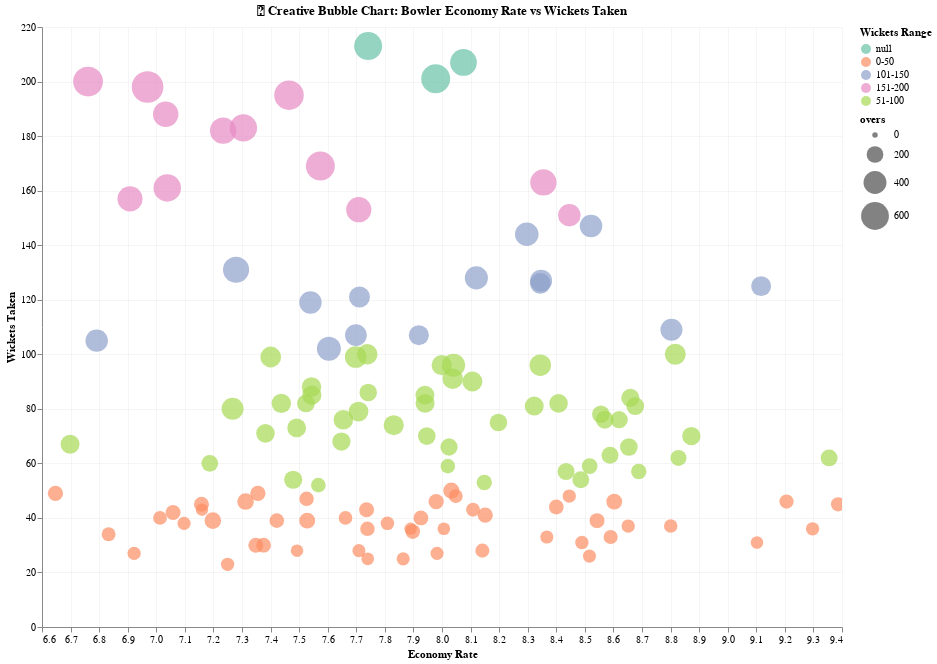

Source (notebook cell):
### Code cell
bowler_stats = deliveries.groupby('bowler').agg(
    runs_conceded=('total_runs', 'sum'),
    balls_bowled=('ball', 'count'),
    wickets=('player_dismissed', 'count')
).reset_index()

bowler_stats['overs'] = bowler_stats['balls_bowled'] / 6
bowler_stats['economy'] = bowler_stats['runs_conceded'] / bowler_stats['overs']

# Filter serious bowlers
bowler_stats = bowler_stats[bowler_stats['overs'] >= 100]

# Create Wickets Groups
bowler_stats['wickets_group'] = pd.cut(bowler_stats['wickets'], 
                                       bins=[0, 50, 100, 150, 200],
                                       labels=['0-50', '51-100', '101-150', '151-200'])

# Bubble Chart
bubble_chart = alt.Chart(bowler_stats).mark_circle(opacity=0.7).encode(
    x=alt.X('economy:Q', title='Economy Rate', scale=alt.Scale(zero=False)),
    y=alt.Y('wickets:Q', title='Wickets Taken'),
    size=alt.Size('overs:Q', scale=alt.Scale(range=[30, 1000])), # Bigger bubbles
    color=alt.Color('wickets_group:N', 
                    scale=alt.Scale(scheme='set2'), 
                    title='Wickets Range'),
    tooltip=[
        alt.Tooltip('bowler:N', title='Bowler'),
        alt.Tooltip('wickets:Q', title='Total Wickets'),
        alt.Tooltip('economy:Q', title='Economy'),
        alt.Tooltip('overs:Q', title='Overs Bowled')
    ]
).properties(
    title="🎯 Creative Bubble Chart: Bowler Economy Rate vs Wickets Taken",
    width=800,
    height=600
).configure_axis(
    grid=True,
    gridOpacity=0.3
).configure_view(
    stroke=None
).interactive()

bubble_chart

### Figure 1 — Vega-Lite specification as saved in the notebook (floating-point values rounded to 4 significant figures)
{"config": {"view": {"continuousWidth": 300, "continuousHeight": 300, "stroke": null}, "axis": {"grid": true, "gridOpacity": 0.3}}, "data": {"name": "data-4d5dbec84c1e721c7e2aac9f0c308ed9"}, "mark": {"type": "circle", "opacity": 0.7}, "encoding": {"color": {"field": "wickets_group", "scale": {"scheme": "set2"}, "title": "Wickets Range", "type": "nominal"}, "size": {"field": "overs", "scale": {"range": [30, 1000]}, "type": "quantitative"}, "tooltip": [{"field": "bowler", "title": "Bowler", "type": "nominal"}, {"field": "wickets", "title": "Total Wickets", "type": "quantitative"}, {"field": "economy", "title": "Economy", "type": "quantitative"}, {"field": "overs", "title": "Overs Bowled", "type": "quantitative"}], "x": {"field": "economy", "scale": {"zero": false}, "title": "Economy Rate", "type": "quantitative"}, "y": {"field": "wickets", "title": "Wickets Taken", "type": "quantitative"}}, "height": 600, "params": [{"name": "param_3", "select": {"type": "interval", "encodings": ["x", "y"]}, "bind": "scales"}], "title": "🎯 Creative Bubble Chart: Bowler Economy Rate vs Wickets Taken", "width": 800, "$schema": "https://vega.github.io/schema/vega-lite/v5.8.0.json", "datasets": {"data-4d5dbec84c1e721c7e2aac9f0c308ed9": [{"bowler": "A Kumble", "runs_conceded": 1089, "balls_bowled": 983, "wickets": 49, "overs": 163.8, "economy": 6.647, "wickets_group": "0-50"}, {"bowler": "A Mishra", "runs_conceded": 4193, "balls_bowled": 3444, "wickets": 183, "overs": 574.0, "economy": 7.305, "wickets_group": "151-200"}, {"bowler": "A Nehra", "runs_conceded": 2537, "balls_bowled": 1974, "wickets": 121, "overs": 329.0, "economy": 7.711, "wickets_group": "101-150"}, {"bowler": "A Nortje", "runs_conceded": 1614, "balls_bowled": 1097, "wickets": 62, "overs": 182.8, "economy": 8.828, "wickets_group": "51-100"}, {"bowler": "AB Agarkar", "runs_conceded": 1174, "balls_bowled": 820, "wickets": 33, "overs": 136.7, "economy": 8.59, "wickets_group": "0-50"}, {"bowler": "AB Dinda", "runs_conceded": 2103, "balls_bowled": 1589, "wickets": 82, "overs": 264.8, "economy": 7.941, "wickets_group": "51-100"}, {"bowler": "AD Mathews", "runs_conceded": 1095, "balls_bowled": 807, "wickets": 28, "overs": 134.5, "economy": 8.141, "wickets_group": "0-50"}, {"bowler": "AD Russell", "runs_conceded": 2691, "balls_bowled": 1771, "wickets": 125, "overs": 295.2, "economy": 9.117, "wickets_group": "101-150"}, {"bowler": "AJ Tye", "runs_conceded": 1005, "balls_bowled": 714, "wickets": 48, "overs": 119.0, "economy": 8.445, "wickets_group": "0-50"}, {"bowler": "AR Patel", "runs_conceded": 3824, "balls_bowled": 3152, "wickets": 131, "overs": 525.3, "economy": 7.279, "wickets_group": "101-150"}, {"bowler": "Arshdeep Singh", "runs_conceded": 2097, "balls_bowled": 1453, "wickets": 84, "overs": 242.2, "economy": 8.659, "wickets_group": "51-100"}, {"bowler": "Avesh Khan", "runs_conceded": 2010, "balls_bowled": 1390, "wickets": 81, "overs": 231.7, "economy": 8.676, "wickets_group": "51-100"}, {"bowler": "B Kumar", "runs_conceded": 5051, "balls_bowled": 4060, "wickets": 195, "overs": 676.7, "economy": 7.465, "wickets_group": "151-200"}, {"bowler": "B Lee", "runs_conceded": 1126, "balls_bowled": 916, "wickets": 30, "overs": 152.7, "economy": 7.376, "wickets_group": "0-50"}, {"bowler": "BA Stokes", "runs_conceded": 1023, "balls_bowled": 723, "wickets": 31, "overs": 120.5, "economy": 8.49, "wickets_group": "0-50"}, {"bowler": "CH Morris", "runs_conceded": 2377, "balls_bowled": 1801, "wickets": 107, "overs": 300.2, "economy": 7.919, "wickets_group": "101-150"}, {"bowler": "CJ Jordan", "runs_conceded": 1111, "balls_bowled": 717, "wickets": 36, "overs": 119.5, "economy": 9.297, "wickets_group": "0-50"}, {"bowler": "CV Varun", "runs_conceded": 2042, "balls_bowled": 1624, "wickets": 85, "overs": 270.7, "economy": 7.544, "wickets_group": "51-100"}, {"bowler": "DE Bollinger", "runs_conceded": 716, "balls_bowled": 600, "wickets": 43, "overs": 100.0, "economy": 7.16, "wickets_group": "0-50"}, {"bowler": "DJ Bravo", "runs_conceded": 4436, "balls_bowled": 3296, "wickets": 207, "overs": 549.3, "economy": 8.075, "wickets_group": null}, {"bowler": "DL Chahar", "runs_conceded": 2243, "balls_bowled": 1746, "wickets": 79, "overs": 291.0, "economy": 7.708, "wickets_group": "51-100"}, {"bowler": "DL Vettori", "runs_conceded": 894, "balls_bowled": 785, "wickets": 34, "overs": 130.8, "economy": 6.833, "wickets_group": "0-50"}, {"bowler": "DP Nannes", "runs_conceded": 815, "balls_bowled": 689, "wickets": 38, "overs": 114.8, "economy": 7.097, "wickets_group": "0-50"}, {"bowler": "DS Kulkarni", "runs_conceded": 2513, "balls_bowled": 1876, "wickets": 91, "overs": 312.7, "economy": 8.037, "wickets_group": "51-100"}, {"bowler": "DT Christian", "runs_conceded": 1218, "balls_bowled": 922, "wickets": 40, "overs": 153.7, "economy": 7.926, "wickets_group": "0-50"}, {"bowler": "DW Steyn", "runs_conceded": 2583, "balls_bowled": 2282, "wickets": 105, "overs": 380.3, "economy": 6.791, "wickets_group": "101-150"}, {"bowler": "GJ Maxwell", "runs_conceded": 1311, "balls_bowled": 965, "wickets": 41, "overs": 160.8, "economy": 8.151, "wickets_group": "0-50"}, {"bowler": "HH Pandya", "runs_conceded": 2196, "balls_bowled": 1485, "wickets": 70, "overs": 247.5, "economy": 8.873, "wickets_group": "51-100"}, {"bowler": "HV Patel", "runs_conceded": 3215, "balls_bowled": 2284, "wickets": 151, "overs": 380.7, "economy": 8.446, "wickets_group": "151-200"}, {"bowler": "Harbhajan Singh", "runs_conceded": 4101, "balls_bowled": 3496, "wickets": 161, "overs": 582.7, "economy": 7.038, "wickets_group": "151-200"}, {"bowler": "Harpreet Brar", "runs_conceded": 907, "balls_bowled": 692, "wickets": 25, "overs": 115.3, "economy": 7.864, "wickets_group": "0-50"}, {"bowler": "I Sharma", "runs_conceded": 3255, "balls_bowled": 2429, "wickets": 96, "overs": 404.8, "economy": 8.04, "wickets_group": "51-100"}, {"bowler": "IK Pathan", "runs_conceded": 2711, "balls_bowled": 2113, "wickets": 99, "overs": 352.2, "economy": 7.698, "wickets_group": "51-100"}, {"bowler": "Imran Tahir", "runs_conceded": 1729, "balls_bowled": 1340, "wickets": 86, "overs": 223.3, "economy": 7.742, "wickets_group": "51-100"}, {"bowler": "Iqbal Abdulla", "runs_conceded": 1125, "balls_bowled": 943, "wickets": 45, "overs": 157.2, "economy": 7.158, "wickets_group": "0-50"}, {"bowler": "J Botha", "runs_conceded": 818, "balls_bowled": 709, "wickets": 27, "overs": 118.2, "economy": 6.922, "wickets_group": "0-50"}, {"bowler": "JA Morkel", "runs_conceded": 2409, "balls_bowled": 1807, "wickets": 96, "overs": 301.2, "economy": 7.999, "wickets_group": "51-100"}, {"bowler": "JC Archer", "runs_conceded": 1210, "balls_bowled": 987, "wickets": 49, "overs": 164.5, "economy": 7.356, "wickets_group": "0-50"}, {"bowler": "JD Unadkat", "runs_conceded": 3219, "balls_bowled": 2194, "wickets": 109, "overs": 365.7, "economy": 8.803, "wickets_group": "101-150"}, {"bowler": "JH Kallis", "runs_conceded": 2348, "balls_bowled": 1799, "wickets": 74, "overs": 299.8, "economy": 7.831, "wickets_group": "51-100"}, {"bowler": "JJ Bumrah", "runs_conceded": 3840, "balls_bowled": 3185, "wickets": 182, "overs": 530.8, "economy": 7.234, "wickets_group": "151-200"}, {"bowler": "JO Holder", "runs_conceded": 1489, "balls_bowled": 1049, "wickets": 59, "overs": 174.8, "economy": 8.517, "wickets_group": "51-100"}, {"bowler": "JP Duminy", "runs_conceded": 847, "balls_bowled": 701, "wickets": 23, "overs": 116.8, "economy": 7.25, "wickets_group": "0-50"}, {"bowler": "JP Faulkner", "runs_conceded": 1849, "balls_bowled": 1287, "wickets": 76, "overs": 214.5, "economy": 8.62, "wickets_group": "51-100"}, {"bowler": "JR Hazlewood", "runs_conceded": 830, "balls_bowled": 622, "wickets": 36, "overs": 103.7, "economy": 8.006, "wickets_group": "0-50"}, {"bowler": "K Rabada", "runs_conceded": 2652, "balls_bowled": 1907, "wickets": 126, "overs": 317.8, "economy": 8.344, "wickets_group": "101-150"}, {"bowler": "KA Pollard", "runs_conceded": 2200, "balls_bowled": 1586, "wickets": 81, "overs": 264.3, "economy": 8.323, "wickets_group": "51-100"}, {"bowler": "KH Pandya", "runs_conceded": 2644, "balls_bowled": 2183, "wickets": 80, "overs": 363.8, "economy": 7.267, "wickets_group": "51-100"}, {"bowler": "KK Ahmed", "runs_conceded": 1918, "balls_bowled": 1345, "wickets": 78, "overs": 224.2, "economy": 8.556, "wickets_group": "51-100"}, {"bowler": "KK Cooper", "runs_conceded": 789, "balls_bowled": 600, "wickets": 36, "overs": 100.0, "economy": 7.89, "wickets_group": "0-50"}, {"bowler": "KV Sharma", "runs_conceded": 2130, "balls_bowled": 1520, "wickets": 82, "overs": 253.3, "economy": 8.408, "wickets_group": "51-100"}, {"bowler": "Kuldeep Yadav", "runs_conceded": 2413, "balls_bowled": 1786, "wickets": 90, "overs": 297.7, "economy": 8.106, "wickets_group": "51-100"}, {"bowler": "L Balaji", "runs_conceded": 2083, "balls_bowled": 1574, "wickets": 85, "overs": 262.3, "economy": 7.94, "wickets_group": "51-100"}, {"bowler": "LH Ferguson", "runs_conceded": 1451, "balls_bowled": 1002, "wickets": 57, "overs": 167.0, "economy": 8.689, "wickets_group": "51-100"}, {"bowler": "M Ashwin", "runs_conceded": 1182, "balls_bowled": 898, "wickets": 35, "overs": 149.7, "economy": 7.898, "wickets_group": "0-50"}, {"bowler": "M Kartik", "runs_conceded": 1418, "balls_bowled": 1182, "wickets": 39, "overs": 197.0, "economy": 7.198, "wickets_group": "0-50"}, {"bowler": "M Markande", "runs_conceded": 1081, "balls_bowled": 737, "wickets": 37, "overs": 122.8, "economy": 8.801, "wickets_group": "0-50"}, {"bowler": "M Morkel", "runs_conceded": 2136, "balls_bowled": 1699, "wickets": 88, "overs": 283.2, "economy": 7.543, "wickets_group": "51-100"}, {"bowler": "M Muralitharan", "runs_conceded": 1765, "balls_bowled": 1581, "wickets": 67, "overs": 263.5, "economy": 6.698, "wickets_group": "51-100"}, {"bowler": "M Prasidh Krishna", "runs_conceded": 1741, "balls_bowled": 1231, "wickets": 54, "overs": 205.2, "economy": 8.486, "wickets_group": "51-100"}, {"bowler": "M Theekshana", "runs_conceded": 814, "balls_bowled": 631, "wickets": 25, "overs": 105.2, "economy": 7.74, "wickets_group": "0-50"}, {"bowler": "MA Starc", "runs_conceded": 1175, "balls_bowled": 879, "wickets": 59, "overs": 146.5, "economy": 8.02, "wickets_group": "51-100"}, {"bowler": "MC Henriques", "runs_conceded": 1302, "balls_bowled": 979, "wickets": 46, "overs": 163.2, "economy": 7.98, "wickets_group": "0-50"}, {"bowler": "MG Johnson", "runs_conceded": 1740, "balls_bowled": 1301, "wickets": 66, "overs": 216.8, "economy": 8.025, "wickets_group": "51-100"}, {"bowler": "MJ McClenaghan", "runs_conceded": 1839, "balls_bowled": 1346, "wickets": 75, "overs": 224.3, "economy": 8.198, "wickets_group": "51-100"}, {"bowler": "MM Ali", "runs_conceded": 900, "balls_bowled": 770, "wickets": 40, "overs": 128.3, "economy": 7.013, "wickets_group": "0-50"}, {"bowler": "MM Patel", "runs_conceded": 1733, "balls_bowled": 1382, "wickets": 82, "overs": 230.3, "economy": 7.524, "wickets_group": "51-100"}, {"bowler": "MM Sharma", "runs_conceded": 3278, "balls_bowled": 2308, "wickets": 147, "overs": 384.7, "economy": 8.522, "wickets_group": "101-150"}, {"bowler": "MP Stoinis", "runs_conceded": 1300, "balls_bowled": 831, "wickets": 45, "overs": 138.5, "economy": 9.386, "wickets_group": "0-50"}, {"bowler": "MS Gony", "runs_conceded": 1317, "balls_bowled": 925, "wickets": 39, "overs": 154.2, "economy": 8.543, "wickets_group": "0-50"}, {"bowler": "Mohammed Shami", "runs_conceded": 3486, "balls_bowled": 2521, "wickets": 144, "overs": 420.2, "economy": 8.297, "wickets_group": "101-150"}, {"bowler": "Mohammed Siraj", "runs_conceded": 2894, "balls_bowled": 2081, "wickets": 96, "overs": 346.8, "economy": 8.344, "wickets_group": "51-100"}, {"bowler": "Mustafizur Rahman", "runs_conceded": 1792, "balls_bowled": 1353, "wickets": 70, "overs": 225.5, "economy": 7.947, "wickets_group": "51-100"}, {"bowler": "NLTC Perera", "runs_conceded": 1031, "balls_bowled": 715, "wickets": 37, "overs": 119.2, "economy": 8.652, "wickets_group": "0-50"}, {"bowler": "NM Coulter-Nile", "runs_conceded": 1125, "balls_bowled": 892, "wickets": 52, "overs": 148.7, "economy": 7.567, "wickets_group": "51-100"}, {"bowler": "Navdeep Saini", "runs_conceded": 968, "balls_bowled": 682, "wickets": 26, "overs": 113.7, "economy": 8.516, "wickets_group": "0-50"}, {"bowler": "P Awana", "runs_conceded": 1046, "balls_bowled": 774, "wickets": 43, "overs": 129.0, "economy": 8.109, "wickets_group": "0-50"}, {"bowler": "P Kumar", "runs_conceded": 3342, "balls_bowled": 2637, "wickets": 102, "overs": 439.5, "economy": 7.604, "wickets_group": "101-150"}, {"bowler": "P Negi", "runs_conceded": 954, "balls_bowled": 733, "wickets": 38, "overs": 122.2, "economy": 7.809, "wickets_group": "0-50"}, {"bowler": "PJ Cummins", "runs_conceded": 1976, "balls_bowled": 1370, "wickets": 66, "overs": 228.3, "economy": 8.654, "wickets_group": "51-100"}, {"bowler": "PJ Sangwan", "runs_conceded": 1267, "balls_bowled": 905, "wickets": 44, "overs": 150.8, "economy": 8.4, "wickets_group": "0-50"}, {"bowler": "PP Chawla", "runs_conceded": 5179, "balls_bowled": 3895, "wickets": 201, "overs": 649.2, "economy": 7.978, "wickets_group": null}, {"bowler": "PP Ojha", "runs_conceded": 2399, "balls_bowled": 1945, "wickets": 99, "overs": 324.2, "economy": 7.401, "wickets_group": "51-100"}, {"bowler": "PV Tambe", "runs_conceded": 866, "balls_bowled": 674, "wickets": 28, "overs": 112.3, "economy": 7.709, "wickets_group": "0-50"}, {"bowler": "R Ashwin", "runs_conceded": 5435, "balls_bowled": 4679, "wickets": 198, "overs": 779.8, "economy": 6.969, "wickets_group": "151-200"}, {"bowler": "R Bhatia", "runs_conceded": 2059, "balls_bowled": 1661, "wickets": 82, "overs": 276.8, "economy": 7.438, "wickets_group": "51-100"}, {"bowler": "R Dhawan", "runs_conceded": 922, "balls_bowled": 693, "wickets": 27, "overs": 115.5, "economy": 7.983, "wickets_group": "0-50"}, {"bowler": "R Sharma", "runs_conceded": 1100, "balls_bowled": 935, "wickets": 42, "overs": 155.8, "economy": 7.059, "wickets_group": "0-50"}, {"bowler": "R Tewatia", "runs_conceded": 1117, "balls_bowled": 866, "wickets": 36, "overs": 144.3, "economy": 7.739, "wickets_group": "0-50"}, {"bowler": "R Vinay Kumar", "runs_conceded": 3041, "balls_bowled": 2186, "wickets": 127, "overs": 364.3, "economy": 8.347, "wickets_group": "101-150"}, {"bowler": "RA Jadeja", "runs_conceded": 4917, "balls_bowled": 3895, "wickets": 169, "overs": 649.2, "economy": 7.574, "wickets_group": "151-200"}, {"bowler": "RD Chahar", "runs_conceded": 2165, "balls_bowled": 1697, "wickets": 76, "overs": 282.8, "economy": 7.655, "wickets_group": "51-100"}, {"bowler": "RJ Harris", "runs_conceded": 1085, "balls_bowled": 865, "wickets": 47, "overs": 144.2, "economy": 7.526, "wickets_group": "0-50"}, {"bowler": "RP Singh", "runs_conceded": 2417, "balls_bowled": 1874, "wickets": 100, "overs": 312.3, "economy": 7.739, "wickets_group": "51-100"}, {"bowler": "Rashid Khan", "runs_conceded": 3340, "balls_bowled": 2901, "wickets": 157, "overs": 483.5, "economy": 6.908, "wickets_group": "151-200"}, {"bowler": "Ravi Bishnoi", "runs_conceded": 1861, "balls_bowled": 1460, "wickets": 68, "overs": 243.3, "economy": 7.648, "wickets_group": "51-100"}, {"bowler": "S Aravind", "runs_conceded": 1057, "balls_bowled": 788, "wickets": 48, "overs": 131.3, "economy": 8.048, "wickets_group": "0-50"}, {"bowler": "S Gopal", "runs_conceded": 1358, "balls_bowled": 1000, "wickets": 53, "overs": 166.7, "economy": 8.148, "wickets_group": "51-100"}, {"bowler": "S Kaul", "runs_conceded": 1772, "balls_bowled": 1238, "wickets": 63, "overs": 206.3, "economy": 8.588, "wickets_group": "51-100"}, {"bowler": "S Nadeem", "runs_conceded": 1800, "balls_bowled": 1444, "wickets": 54, "overs": 240.7, "economy": 7.479, "wickets_group": "51-100"}, {"bowler": "S Sreesanth", "runs_conceded": 1221, "balls_bowled": 947, "wickets": 43, "overs": 157.8, "economy": 7.736, "wickets_group": "0-50"}, {"bowler": "SB Jakati", "runs_conceded": 1474, "balls_bowled": 1101, "wickets": 50, "overs": 183.5, "economy": 8.033, "wickets_group": "0-50"}, {"bowler": "SK Raina", "runs_conceded": 1139, "balls_bowled": 930, "wickets": 30, "overs": 155.0, "economy": 7.348, "wickets_group": "0-50"}, {"bowler": "SK Trivedi", "runs_conceded": 1944, "balls_bowled": 1557, "wickets": 73, "overs": 259.5, "economy": 7.491, "wickets_group": "51-100"}, {"bowler": "SK Warne", "runs_conceded": 1465, "balls_bowled": 1223, "wickets": 60, "overs": 203.8, "economy": 7.187, "wickets_group": "51-100"}, {"bowler": "SL Malinga", "runs_conceded": 3486, "balls_bowled": 2974, "wickets": 188, "overs": 495.7, "economy": 7.033, "wickets_group": "151-200"}, {"bowler": "SM Curran", "runs_conceded": 1924, "balls_bowled": 1234, "wickets": 62, "overs": 205.7, "economy": 9.355, "wickets_group": "51-100"}, {"bowler": "SN Thakur", "runs_conceded": 2908, "balls_bowled": 1979, "wickets": 100, "overs": 329.8, "economy": 8.817, "wickets_group": "51-100"}, {"bowler": "SP Narine", "runs_conceded": 4672, "balls_bowled": 4146, "wickets": 200, "overs": 691.0, "economy": 6.761, "wickets_group": "151-200"}, {"bowler": "SR Watson", "runs_conceded": 2742, "balls_bowled": 2137, "wickets": 107, "overs": 356.2, "economy": 7.699, "wickets_group": "101-150"}, {"bowler": "STR Binny", "runs_conceded": 763, "balls_bowled": 611, "wickets": 28, "overs": 101.8, "economy": 7.493, "wickets_group": "0-50"}, {"bowler": "Sandeep Sharma", "runs_conceded": 3758, "balls_bowled": 2925, "wickets": 153, "overs": 487.5, "economy": 7.709, "wickets_group": "151-200"}, {"bowler": "Shakib Al Hasan", "runs_conceded": 1864, "balls_bowled": 1515, "wickets": 71, "overs": 252.5, "economy": 7.382, "wickets_group": "51-100"}, {"bowler": "Shivam Mavi", "runs_conceded": 958, "balls_bowled": 687, "wickets": 33, "overs": 114.5, "economy": 8.367, "wickets_group": "0-50"}, {"bowler": "T Natarajan", "runs_conceded": 2001, "balls_bowled": 1401, "wickets": 76, "overs": 233.5, "economy": 8.57, "wickets_group": "51-100"}, {"bowler": "TA Boult", "runs_conceded": 3286, "balls_bowled": 2428, "wickets": 128, "overs": 404.7, "economy": 8.12, "wickets_group": "101-150"}, {"bowler": "TG Southee", "runs_conceded": 1774, "balls_bowled": 1262, "wickets": 57, "overs": 210.3, "economy": 8.434, "wickets_group": "51-100"}, {"bowler": "TU Deshpande", "runs_conceded": 1275, "balls_bowled": 831, "wickets": 46, "overs": 138.5, "economy": 9.206, "wickets_group": "0-50"}, {"bowler": "UT Yadav", "runs_conceded": 4442, "balls_bowled": 3190, "wickets": 163, "overs": 531.7, "economy": 8.355, "wickets_group": "151-200"}, {"bowler": "VR Aaron", "runs_conceded": 1527, "balls_bowled": 1065, "wickets": 46, "overs": 177.5, "economy": 8.603, "wickets_group": "0-50"}, {"bowler": "WD Parnell", "runs_conceded": 968, "balls_bowled": 758, "wickets": 40, "overs": 126.3, "economy": 7.662, "wickets_group": "0-50"}, {"bowler": "Washington Sundar", "runs_conceded": 1335, "balls_bowled": 1064, "wickets": 39, "overs": 177.3, "economy": 7.528, "wickets_group": "0-50"}, {"bowler": "YK Pathan", "runs_conceded": 1443, "balls_bowled": 1184, "wickets": 46, "overs": 197.3, "economy": 7.312, "wickets_group": "0-50"}, {"bowler": "YS Chahal", "runs_conceded": 4681, "balls_bowled": 3628, "wickets": 213, "overs": 604.7, "economy": 7.741, "wickets_group": null}, {"bowler": "Yash Dayal", "runs_conceded": 933, "balls_bowled": 615, "wickets": 31, "overs": 102.5, "economy": 9.102, "wickets_group": "0-50"}, {"bowler": "Yuvraj Singh", "runs_conceded": 1091, "balls_bowled": 882, "wickets": 39, "overs": 147.0, "economy": 7.422, "wickets_group": "0-50"}, {"bowler": "Z Khan", "runs_conceded": 2860, "balls_bowled": 2276, "wickets": 119, "overs": 379.3, "economy": 7.54, "wickets_group": "101-150"}]}}
